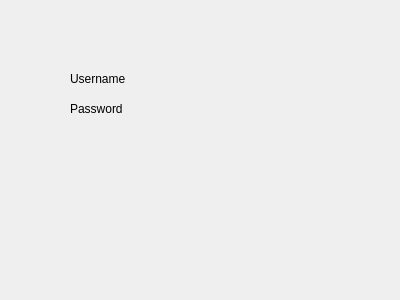
<?xml version="1.0" encoding="UTF-8"?>
<ui version="4.0">
 <class>signin</class>
 <widget class="QDialog" name="signin">
  <property name="geometry">
   <rect>
    <x>0</x>
    <y>0</y>
    <width>400</width>
    <height>300</height>
   </rect>
  </property>
  <property name="windowTitle">
   <string>Dialog</string>
  </property>
  <widget class="QLabel" name="label">
   <property name="geometry">
    <rect>
     <x>70</x>
     <y>70</y>
     <width>81</width>
     <height>17</height>
    </rect>
   </property>
   <property name="text">
    <string>Username</string>
   </property>
  </widget>
  <widget class="QLabel" name="label_2">
   <property name="geometry">
    <rect>
     <x>70</x>
     <y>100</y>
     <width>67</width>
     <height>17</height>
    </rect>
   </property>
   <property name="text">
    <string>Password</string>
   </property>
  </widget>
 </widget>
 <resources/>
 <connections/>
</ui>
